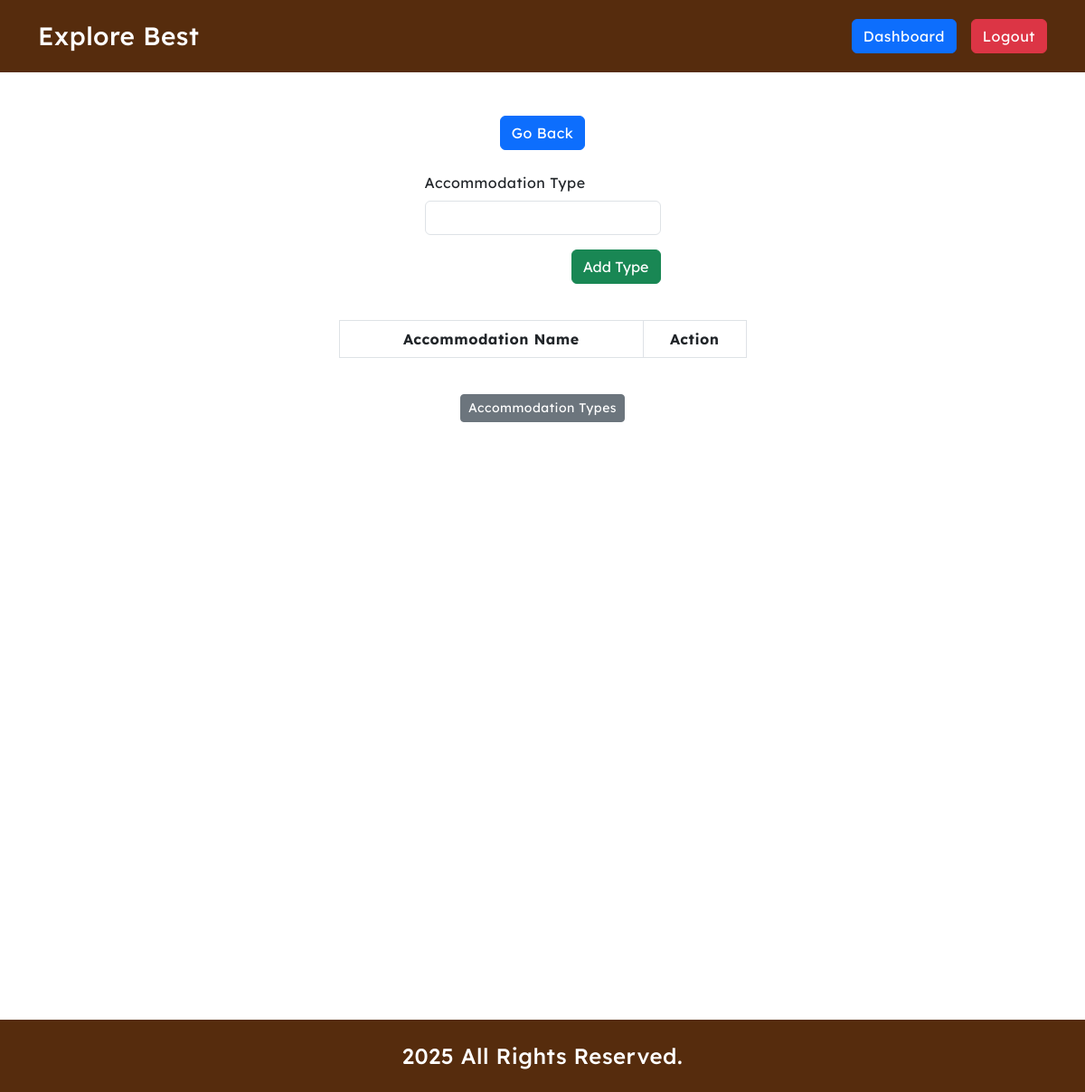
/admin_acc_types.php (signed in), run on an earlier commit of the app's database.
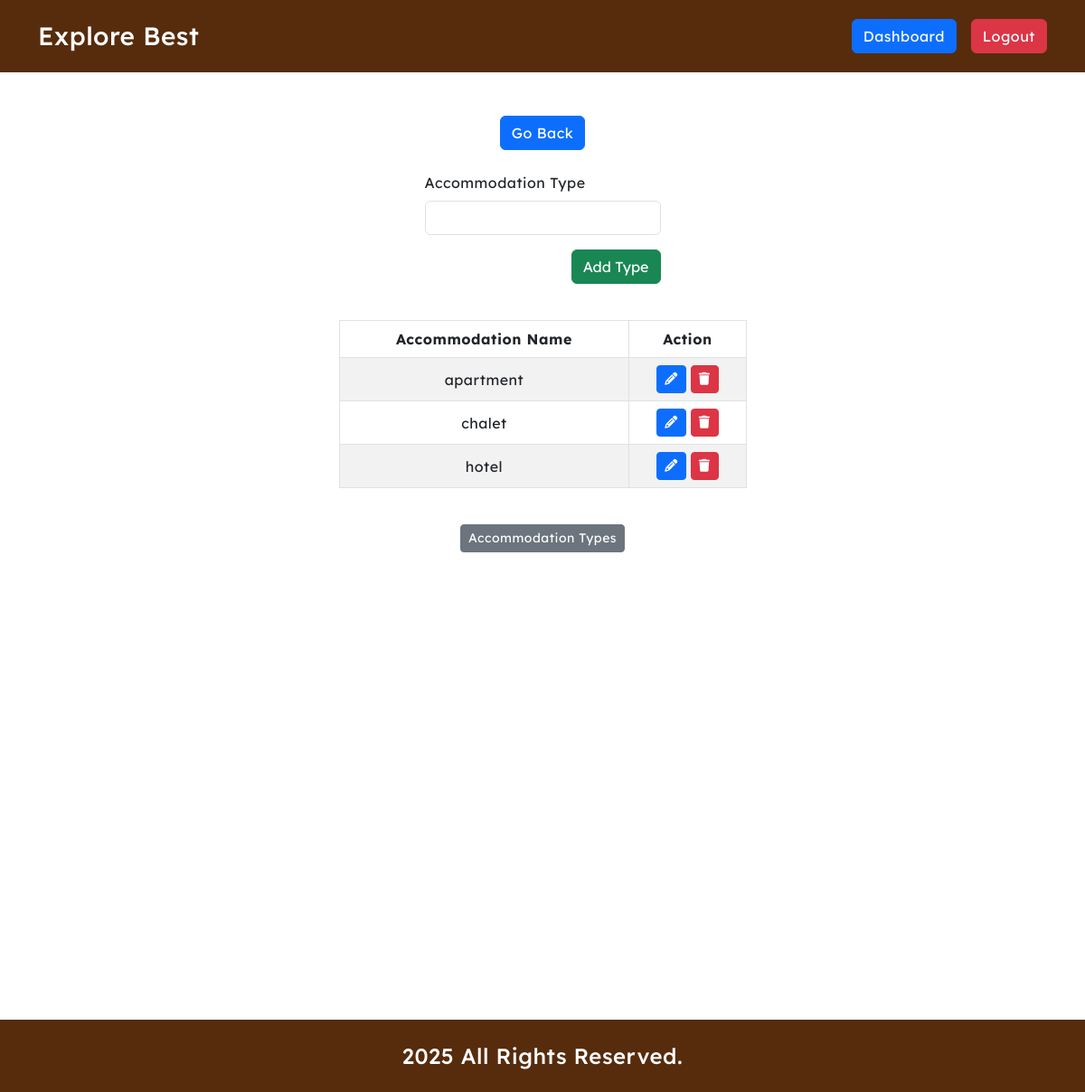
And on a later commit of the database.
### tables this page shows
CREATE TABLE `accommodation_types` (
  `id` int(11) NOT NULL,
  `types` varchar(255) NOT NULL DEFAULT 'hotel'
);

### admin_acc_types.php (the view, shortened to what this page needs)
<?php
require_once 'core/database.php';
?>
<!DOCTYPE html>
<html lang="en">
<head>
    <?php include_once "includes/external_css.php"; ?>
</head>
<body id="adminDashboard">
    <?php include_once "includes/header.php"; ?>
    <main>
        <div class="container my-5">
            <div class="row">
                <div class="col-12">
                    <div class="btn_wrapper d-flex justify-content-center gap-2">
                        <a href="./adminDashboard.php" class="btn btn-primary">Go Back</a>
                    </div>
                </div>
            </div>
            <form id="add_place_type_form" class="type_form my-4">
                <div class="row">
                    <div class="col-12 col-md-3 mx-auto">
                        <div class="row">
                            <div class="col-12 mx-auto mb-3">
                                <div class="form-group">
                                    <label for="type" class="form-label">Accommodation Type</label>
                                    <input type="text" name="type" id="type" class="form-control" required>
                                </div>
                            </div>
                            <div class="col-12 mb-3">
                                <div class="form-group d-flex justify-content-end">
                                    <button type="submit" class="btn btn-success">Add Type</button>
                                </div>
                            </div>
                        </div>
                    </div>
                </div>
            </form>
            <div class="row">
                <div class="col-12 col-md-5 mx-auto">
                    <table id="type-table"
                        class="table table-bordered table-striped table-responsive text-center align-middle">
                        <thead>
                            <tr>
                                <th class="text-center">Accommodation Name</th>
                                <th class="text-center">Action</th>
                            </tr>
                        </thead>
                        <tbody>
                            <?php
                            $accT_Q = $db->query("CALL `get_acc_types`()");
                            if ($accT_Q->num_rows > 0):
                                while ($type = $accT_Q->fetch_object()): ?>
                                    <tr>
                                        <td><?= $type->types ?></td>
                                        <td>
                                            <a href="#!" data-id="<?= $type->id ?>" data-type="<?= $type->types ?>"
                                                class="btn btn-sm btn-primary btn-upd-type"><i class="fas fa-pencil"></i></a>
                                            <a href="#!" data-id="<?= $type->id ?>" data-table="accommodation_types"
                                                data-msg="Type" class="btn btn-sm btn-danger btn-del"><i
                                                    class="fas fa-trash"></i></a>
                                        </td>
                                    </tr>
                                    <?php
                                endwhile;
                            endif;
                            ?>
                        </tbody>
                    </table>
                </div>
            </div>
            <div class="row mt-4">
                <div class="col-12 text-center">
                    <a href="#!" class="btn btn-secondary btn-sm">Accommodation Types</a>
                </div>
            </div>
        </div>
    </main>
    <?php include_once "includes/footer.php"; ?>
</body>
</html>

What changed in the data, as far as the page shows it:
added accommodation_types: types "apartment"
added accommodation_types: types "chalet"
added accommodation_types: types "hotel"
